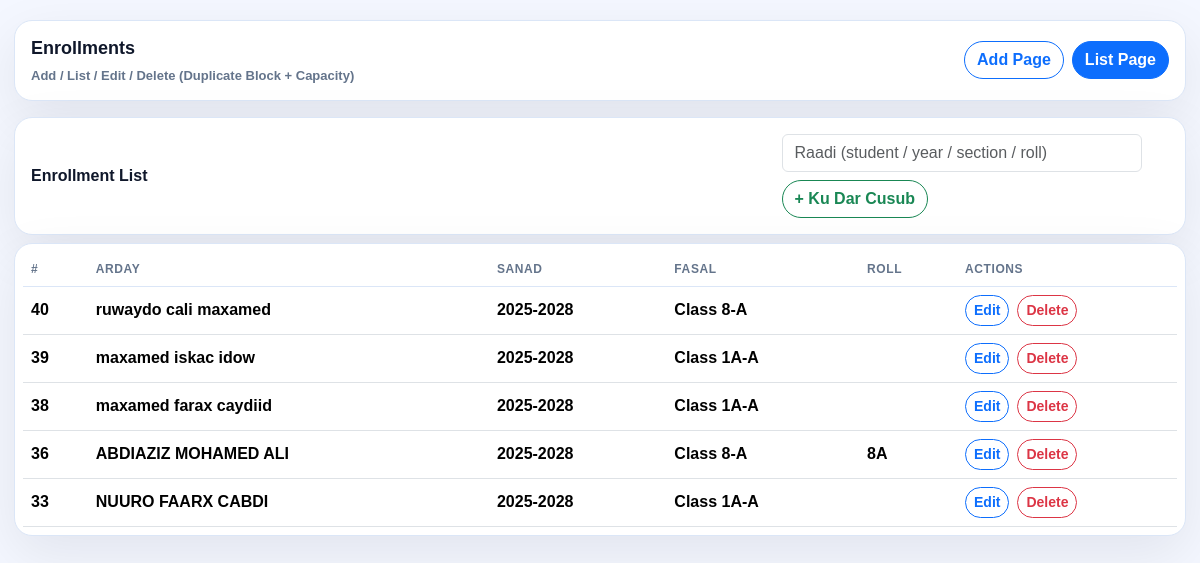
The page /school/enrollments.php?view=list (signed in) on the database its author committed.
### tables this page shows
CREATE TABLE `enrollments` (
  `enrollment_id` bigint(20) NOT NULL,
  `student_id` bigint(20) NOT NULL,
  `year_id` int(11) NOT NULL,
  `section_id` bigint(20) NOT NULL,
  `roll_no` varchar(30) DEFAULT NULL,
  `enrolled_at` timestamp NOT NULL DEFAULT current_timestamp(),
  `status` enum('ENROLLED','TRANSFERRED','GRADUATED','DROPPED') NOT NULL DEFAULT 'ENROLLED'
);

CREATE TABLE `academic_years` (
  `year_id` int(11) NOT NULL,
  `year_name` varchar(20) NOT NULL,
  `start_date` date NOT NULL,
  `end_date` date NOT NULL,
  `is_current` tinyint(1) NOT NULL DEFAULT 0
);

### school/enrollments.php (the view, shortened to what this page needs)
<?php
require_once __DIR__ . "/conncation.php";
function h($v): string { return htmlspecialchars((string)$v, ENT_QUOTES, "UTF-8"); }
$view = $_GET["view"] ?? "add";
$years = [];
$res = $conn->query("
  SELECT year_id, year_name, is_current
  FROM academic_years
  ORDER BY is_current DESC, year_id DESC
");
if ($res) while ($r = $res->fetch_assoc()) $years[] = $r;
$currentYearId = 0;
foreach ($years as $y) {
  if ((int)$y["is_current"] === 1) { $currentYearId = (int)$y["year_id"]; break; }
}
$sections = [];
$cy = (int)$currentYearId;
$res = $conn->query("
  SELECT s.section_id,
         CONCAT(g.grade_name,'-',s.section_name) AS name,
         s.capacity_max,
         (SELECT COUNT(*)
            FROM enrollments e
           WHERE e.section_id=s.section_id
             AND e.year_id={$cy}
             AND UPPER(e.status)='ENROLLED') AS enrolled_now
  FROM sections s
  JOIN grades g ON g.grade_id = s.grade_id
  ORDER BY g.sort_order, s.section_name
");
if ($res) while ($r = $res->fetch_assoc()) $sections[] = $r;
$enrollments = [];
if ($view === "list") {
  $res = $conn->query("
    SELECT e.enrollment_id,
           st.student_id,
           CONCAT(st.first_name,' ',st.middle_name,' ',st.last_name) AS student,
           ay.year_id, ay.year_name,
           s.section_id,
           CONCAT(g.grade_name,'-',s.section_name) AS section,
           e.roll_no
    FROM enrollments e
    JOIN students st ON st.student_id = e.student_id
    JOIN academic_years ay ON ay.year_id = e.year_id
    JOIN sections s ON s.section_id = e.section_id
    JOIN grades g ON g.grade_id = s.grade_id
    WHERE UPPER(e.status)='ENROLLED'
    ORDER BY e.enrollment_id DESC
  ");
  if ($res) while ($r = $res->fetch_assoc()) $enrollments[] = $r;
}
?>
<!DOCTYPE html>
<html lang="en">
<head>
<link rel="stylesheet" href="bootstrap.css" />
</head>
<body>
<div class="wrap">
  <div class="cardx mb-3">
    <div class="head">
      <div>
        <p class="title mb-1">Enrollments</p>
        <div class="sub">Add / List / Edit / Delete (Duplicate Block + Capacity)</div>
      </div>
      <div class="d-flex gap-2 flex-wrap">
        <a href="enrollments.php?view=add" class="btn btn<?= $view==="add" ? "" : "-outline" ?>-primary btnRound">Add Page</a>
        <a href="enrollments.php?view=list" class="btn btn<?= $view==="list" ? "" : "-outline" ?>-primary btnRound">List Page</a>
      </div>
    </div>
  </div>
  <?php if ($view === "add"): ?>
    <div class="cardx p-3 mb-3">
      <div class="d-flex align-items-center justify-content-between flex-wrap gap-2 mb-2">
        <div style="font-weight:900;">Arday Fasalka Ku Dar</div>
        <span class="chip">Qor magac → ka dooro liiska</span>
      </div>
      <form method="post" class="row g-3" autocomplete="off" id="addForm">
        <input type="hidden" name="action" value="add">
        <input type="hidden" name="student_id" id="student_id" value="">
        <div class="col-md-6 ac-wrap">
          <label class="form-label" style="font-weight:900;">Magaca Ardayga</label>
          <input type="text" class="form-control" id="student_name" placeholder="Qor magaca..." required />
          <div class="ac-box" id="acBox"></div>
          <div class="muted mt-1" style="font-size:12px;">
            Qor 2 xaraf → magacyada ayaa kuu soo baxaya. (Haddii ardaygu sanadkan hore u enrolled yahay, system-ku wuu diidayaa.)
          </div>
        </div>
        <div class="col-md-3">
          <label class="form-label" style="font-weight:900;">Sanad Dugsiyeed</label>
          <select name="year_id" class="form-control" required>
            <option value="">-- Dooro Sanad --</option>
            <?php foreach ($years as $y): ?>
              <?php $sel = ($currentYearId>0 && (int)$y["year_id"] === $currentYearId) ? "selected" : ""; ?>
              <option value="<?= (int)$y["year_id"] ?>" <?= $sel ?>>
                <?= h($y["year_name"]) ?><?= ((int)$y["is_current"]===1) ? " (Current)" : "" ?>
              </option>
            <?php endforeach; ?>
          </select>
        </div>
        <div class="col-md-3">
          <label class="form-label" style="font-weight:900;">Fasal (Section)</label>
          <select name="section_id" class="form-control" required>
            <option value="">-- Dooro Fasal --</option>
            <?php foreach ($sections as $s): ?>
              <?php
                $sid = (int)$s["section_id"];
                $cap = (int)$s["capacity_max"];
                $enr = (int)$s["enrolled_now"];
                $full = ($cap > 0 && $enr >= $cap);
                $label = h($s["name"]) . " (" . $enr . "/" . $cap . ")";
              ?>
              <option value="<?= $sid ?>" <?= $full ? "disabled" : "" ?>>
                <?= $label ?><?= $full ? " — BUUXA" : "" ?>
              </option>
            <?php endforeach; ?>
          </select>
          <div class="muted mt-1" style="font-size:12px;">Fasalka buuxa lama dooran karo (Current Year count).</div>
        </div>
        <div class="col-md-3">
          <label class="form-label" style="font-weight:900;">Roll No (ikhtiyaari)</label>
          <input name="roll_no" class="form-control" placeholder="tusaale: 12A" maxlength="30" />
        </div>
        <div class="col-12 d-flex gap-2 flex-wrap">
          <button class="btn btn-success btnRound" type="submit">Diiwaangeli</button>
          <a class="btn btn-outline-primary btnRound" href="enrollments.php?view=list">Tag List</a>
        </div>
      </form>
    </div>
  <?php else: ?>
    <div class="cardx p-3 mb-2">
      <div class="d-flex align-items-center justify-content-between flex-wrap gap-2">
        <div style="font-weight:900;">Enrollment List</div>
        <div class="d-flex gap-2 flex-wrap">
          <input id="searchBox" class="form-control" style="max-width:360px;" placeholder="Raadi (student / year / section / roll)" />
          <a class="btn btn-outline-success btnRound" href="enrollments.php?view=add">+ Ku Dar Cusub</a>
        </div>
      </div>
    </div>
    <div class="cardx p-2">
      <div class="table-responsive">
        <table class="table table-hover align-middle mb-0" id="enrollTable">
          <thead>
            <tr>
              <th>#</th>
              <th>Arday</th>
              <th>Sanad</th>
              <th>Fasal</th>
              <th>Roll</th>
              <th style="width:220px;">Actions</th>
            </tr>
          </thead>
          <tbody>
          <?php if (count($enrollments) === 0): ?>
            <tr>
              <td colspan="6" class="text-center" style="padding:18px; color:var(--muted); font-weight:800;">
                Wax enrollments ah lama helin.
              </td>
            </tr>
          <?php else: ?>
            <?php foreach ($enrollments as $e): ?>
              <tr class="rowItem"
                  data-id="<?= (int)$e["enrollment_id"] ?>"
                  data-year="<?= (int)$e["year_id"] ?>"
                  data-section="<?= (int)$e["section_id"] ?>"
                  data-roll="<?= h($e["roll_no"]) ?>">
                <td><?= (int)$e["enrollment_id"] ?></td>
                <td><?= h($e["student"]) ?></td>
                <td><?= h($e["year_name"]) ?></td>
                <td><?= h($e["section"]) ?></td>
                <td><?= h($e["roll_no"]) ?></td>
                <td>
                  <div class="d-flex gap-2 flex-wrap">
                    <button type="button" class="btn btn-outline-primary btn-sm btnRound btnEdit">Edit</button>
                    <a href="enrollments.php?action=delete&id=<?= (int)$e["enrollment_id"] ?>&view=list"
                       class="btn btn-outline-danger btn-sm btnRound btnDelete">Delete</a>
                  </div>
                </td>
              </tr>
            <?php endforeach; ?>
          <?php endif; ?>
          </tbody>
        </table>
      </div>
    </div>
  <?php endif; ?>
</div>
</body>
</html>

### school/enrollments.php (style rules this page uses)
:root { --bg:#f4f7ff; --card:#fff; --text:#0f172a; --muted:#64748b; --border:#dbe6f7; --primary:#2563eb; --danger:#ef4444; --shadow:0 18px 55px rgba(2,6,23,.08); --radius:18px; }
body { background:var(--bg); color:var(--text); font-family: Arial, sans-serif; }
.wrap { max-width:1200px; margin:20px auto; padding:0 14px 30px; }
.cardx { background:var(--card); border:1px solid var(--border); border-radius:var(--radius); box-shadow:var(--shadow); }
.head { padding:14px 16px; display:flex; align-items:center; justify-content:space-between; gap:10px; flex-wrap:wrap; }
.title { font-weight:900; font-size:18px; margin:0; }
.sub { color:var(--muted); font-weight:700; font-size:13px; }
.btnRound { border-radius:999px !important; font-weight:900; }
.table thead th { font-size:12px; text-transform:uppercase; letter-spacing:.6px; color:var(--muted); border-bottom-color:var(--border)!important; }
.table td,.table th { border-top-color:var(--border)!important; vertical-align:middle; font-weight:800; }

### rows shown on the page
enrollments: enrollment_id "40", student "ruwaydo cali maxamed", year.year_name "2025-2028", section "Class 8-A"
enrollments: enrollment_id "39", student "maxamed iskac idow", year.year_name "2025-2028", section "Class 1A-A"
enrollments: enrollment_id "38", student "maxamed farax caydiid", year.year_name "2025-2028", section "Class 1A-A"
enrollments: enrollment_id "36", student "ABDIAZIZ MOHAMED ALI", year.year_name "2025-2028", section "Class 8-A", roll_no "8A"
enrollments: enrollment_id "33", student "NUURO FAARX CABDI", year.year_name "2025-2028", section "Class 1A-A"
